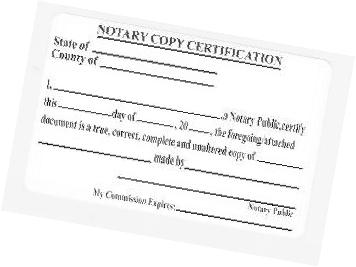
#> input picture gambar-sampel/Image-3--10Image_12.JPG, 356 x 267 px, found by its file name
$ jupyter execute --allow-errors project_digital_image_processing.ipynb
#> lines starting #> are read from the running program, lines starting #| are printed output that depends on the picture
<a href="https://colab.research.google.com/github/arezyhs/Python-Digital-Image-Processing-Projects/blob/main/project_digital_image_processing.ipynb" target="_parent"></a>

[cell 1]
from google.colab import files
from skimage.io import imread
import matplotlib.pyplot as plt
from skimage.color import rgb2gray

# unggah gambar
uploaded = files.upload()
#> the answer given: Image-3--10Image_12.JPG

# ambil nama file gambar yang diunggah
image = next(iter(uploaded))  # ambil nama file pertama yang diunggah

# baca gambar
img = imread(image)
#> img is the input picture: shape (267, 356); min 0, max 255, mean 243.1

# cek apakah gambar memiliki 3 saluran (RGB atau RGBA)
if len(img.shape) == 3 and img.shape[2] == 4:
    # jika gambar memiliki saluran alpha (RGBA), hapus saluran alpha-nya
    img = img[:, :, :3]

# cek apakah gambar sudah berwarna abu-abu (2D)
if len(img.shape) == 2:
    # gambar sudah abu-abu, gunakan gambar langsung
    grayscale_img = img
else:
    # konversi gambar ke abu-abu (grayscale)
    grayscale_img = rgb2gray(img)

# tampilkan gambar abu-abu
plt.imshow(grayscale_img, cmap="gray")
plt.axis('off')  # sembunyikan sumbu
plt.show()

[cell 2]
from skimage.filters import sobel
from skimage.util import invert

# terapkan filter sobel untuk mendeteksi tepi pada gambar
sobel_image = invert(sobel(img))
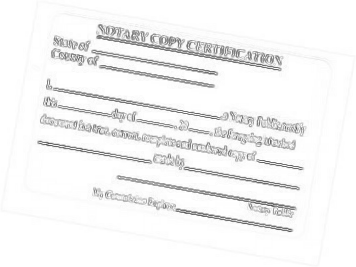
#> sobel_image: shape (267, 356) float64; min 0.313, max 1, mean 0.956

# tampilkan gambar yang sudah melalui filter sobel
plt.imshow(sobel_image)

# cek apakah gambar memiliki 3 saluran (RGB atau RGBA)
if len(sobel_image.shape) == 3:
    # jika gambar memiliki lebih dari satu saluran (RGB), ubah menjadi grayscale
    sobel_image = rgb2gray(sobel_image)  # konversi ke grayscale

[cell 3]
import numpy as np
from skimage.transform import rotate

# cari proyeksi horizontal dari semua baris dalam gambar
# putar gambar antara sudut -10 hingga 10 derajat dan cari sudut yang menghasilkan median terkecil dari proyeksi horizontal
def horizontal_projections(sobel_image):
    sum_of_cols = []  # list untuk menyimpan hasil proyeksi horizontal
    rows, cols = sobel_image.shape  # mendapatkan jumlah baris dan kolom dari gambar (2D)
    for row in range(rows-1):
        sum_of_cols.append(np.sum(sobel_image[row,:]))  # jumlahkan nilai di setiap baris untuk mendapatkan proyeksi horizontal
    return sum_of_cols

### horizontal projections on line plot

[cell 4]
# set up subplots untuk menampilkan gambar dengan 20 baris dan ukuran gambar besar
fig, ax = plt.subplots(nrows=20, figsize=(20,50))

# loop melalui berbagai sudut dan plot proyeksi horizontal
for index, angle in enumerate(range(-10, 10)):
    ax[index].set_title('angle:' + str(angle))  # beri judul untuk setiap subplot berdasarkan sudut
    rotated_image = rotate(sobel_image, angle, cval=1)  # putar gambar dengan sudut tertentu
    hp = horizontal_projections(rotated_image)  # dapatkan proyeksi horizontal untuk gambar yang sudah diputar
    xv = []  # list untuk menyimpan nilai x (indeks baris)
    yv = []  # list untuk menyimpan nilai y (nilai proyeksi horizontal)

    # loop untuk menyimpan nilai proyeksi horizontal
    for i, y in enumerate(hp):
        xv.append(i)  # tambahkan indeks baris ke xv
        yv.append(y)  # tambahkan nilai proyeksi ke yv

    ax[index].plot(yv)  # plotkan proyeksi horizontal pada subplot yang sesuai
#> this loop made 20 passes
#> pass 1, `rotated_image = rotate(sobel_image, angle, cval=1)`:
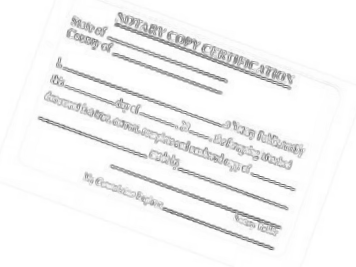
#> rotated_image: shape (267, 356) float64; min 0.361, max 1, mean 0.956
#> pass 2, `rotated_image = rotate(sobel_image, angle, cval=1)`:
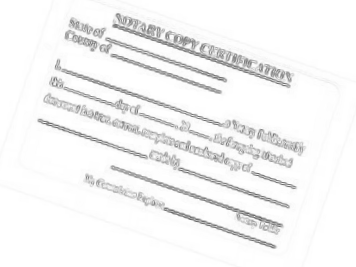
#> rotated_image: shape (267, 356) float64; min 0.399, max 1, mean 0.956
#> pass 3, `rotated_image = rotate(sobel_image, angle, cval=1)`:
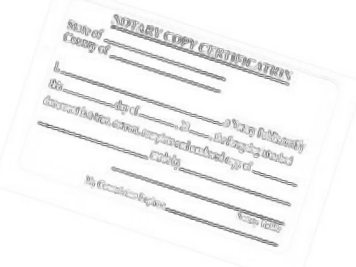
#> rotated_image: shape (267, 356) float64; min 0.385, max 1, mean 0.956
#> after the loop:
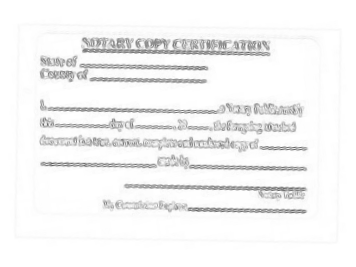
#> rotated_image: shape (267, 356) float64; min 0.363, max 1, mean 0.956

# rapikan layout agar tidak ada elemen yang terpotong
plt.tight_layout()
plt.show()
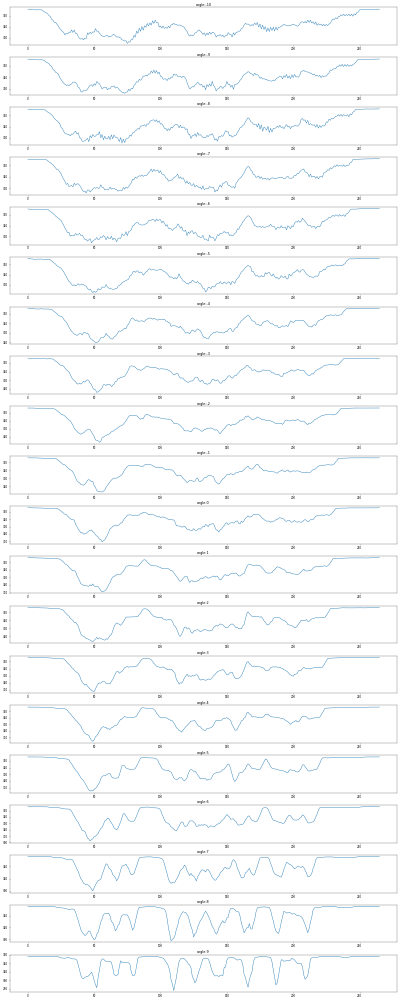
#> figure drawn by matplotlib, 20 panels; panel 1: curve peaks at x = 264, y = 355.7; panel 2: curve peaks at x = 265, y = 355.8; panel 3: curve peaks at x = 264, y = 355.8; panel 4: curve peaks at x = 263, y = 355.8

### box plot of these horizontal projections

[cell 5]
# set up subplots untuk menampilkan gambar dengan 20 baris dan ukuran gambar lebih kecil
fig, ax = plt.subplots(nrows=20, figsize=(10,50))

# loop melalui berbagai sudut dan plot proyeksi horizontal
for index, angle in enumerate(range(-10, 10)):
    hp = horizontal_projections(rotate(sobel_image, angle, cval=1))  # dapatkan proyeksi horizontal untuk gambar yang sudah diputar
    xv = []  # list untuk menyimpan nilai x (indeks baris)
    yv = []  # list untuk menyimpan nilai y (nilai proyeksi horizontal)

    # loop untuk menyimpan nilai proyeksi horizontal
    for i, y in enumerate(hp):
        xv.append(i)  # tambahkan indeks baris ke xv
        yv.append(y)  # tambahkan nilai proyeksi ke yv

    # set judul untuk subplot dengan informasi sudut dan median proyeksi horizontal
    ax[index].set_title('angle:' + str(angle) + ', median:' + str(np.median(hp)))

    # plot boxplot dari proyeksi horizontal untuk setiap sudut
    ax[index].boxplot(yv)

# rapikan layout agar tidak ada elemen yang terpotong
plt.tight_layout()
plt.show()
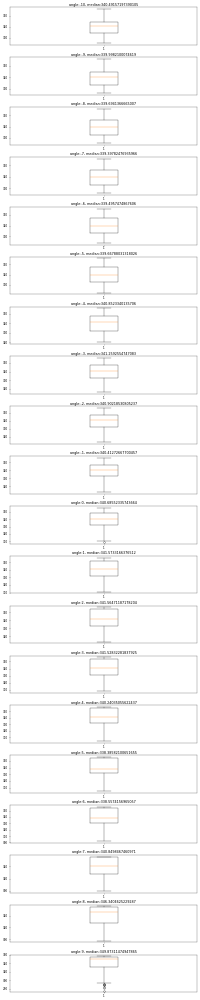
#> figure drawn by matplotlib, 20 panels

### Extract the angle which gave the highest median.

[cell 6]
# dapatkan jumlah baris dan kolom dari gambar sobel
rows, cols = sobel_image.shape
#> rows = 267; cols = 356

# variabel untuk menyimpan sudut yang diprediksi dan nilai proyeksi horizontal tertinggi
predicted_angle = 0
highest_hp = 0

# loop melalui berbagai sudut dan cari sudut dengan proyeksi horizontal median tertinggi
for index, angle in enumerate(range(-10, 10)):
    hp = horizontal_projections(rotate(sobel_image, angle, cval=1))  # dapatkan proyeksi horizontal untuk gambar yang sudah diputar
    median_hp = np.median(hp)  # hitung median dari proyeksi horizontal

    # jika median proyeksi horizontal lebih tinggi dari sebelumnya, perbarui sudut yang diprediksi
    if highest_hp < median_hp:
        predicted_angle = angle
        highest_hp = median_hp
#> this loop made 20 passes
#> (median_hp, highest_hp) on passes 1, 7, 8, 12, 19, 20: (340.5, 340.5), (340.9, 340.9), (341.3, 341.3), (341.6, 341.6), (346.3, 346.3), (349.9, 349.9)
#> median_hp on passes 2, 3, 4, 5, 6, 9: 340, 339.7, 339.4, 339.5, 339.7, 340.9
#> after the loop, highest_hp = 349.9; predicted_angle = 9

# set up subplots untuk menampilkan gambar asli dan gambar yang diputar dengan sudut yang diprediksi
fig, ax = plt.subplots(ncols=2, figsize=(20,10))

# tampilkan gambar asli (grayscale)
ax[0].set_title('original image grayscale')
ax[0].imshow(img, cmap="gray")
ax[0].grid(color='r', linestyle='-', markevery=1)

# tampilkan gambar asli yang diputar dengan sudut yang diprediksi
ax[1].set_title('original image rotated by angle ' + str(predicted_angle))
ax[1].imshow(rotate(img, predicted_angle, cval=1), cmap="gray")
ax[1].grid(color='r', linestyle='-', markevery=1)
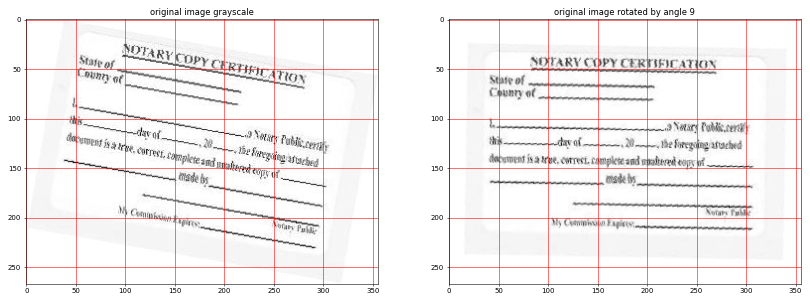
#> figure drawn by matplotlib, 2 panels

### Tahap OCR

[cell 7]
import numpy as np
import pytesseract
from skimage.transform import rotate
import matplotlib.pyplot as plt

# Pastikan gambar sudah diputar
final_image = rotate(img, predicted_angle, cval=1)
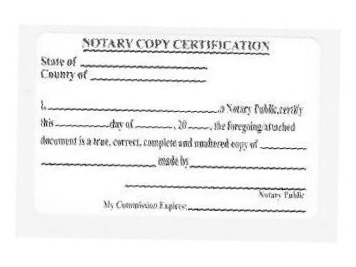
#> final_image: shape (267, 356) float64; min 0.058, max 1, mean 0.953

# Jika gambar berada dalam rentang 0-1 (misalnya setelah rgb2gray), skalakan ke 0-255
final_image_uint8 = (final_image * 255).astype(np.uint8)

# Tampilkan gambar akhir yang sudah diproses
plt.imshow(final_image_uint8, cmap="gray")
plt.axis('off')  # Sembunyikan sumbu
plt.show()

# Proses gambar ini untuk OCR (menggunakan pytesseract)
# Menggunakan gambar yang diputar (final_image_uint8) untuk OCR
#> (the rest of this cell did not finish here and is left out)

$ run again, on gambar-sampel/Image-3--12Image_38.jpg
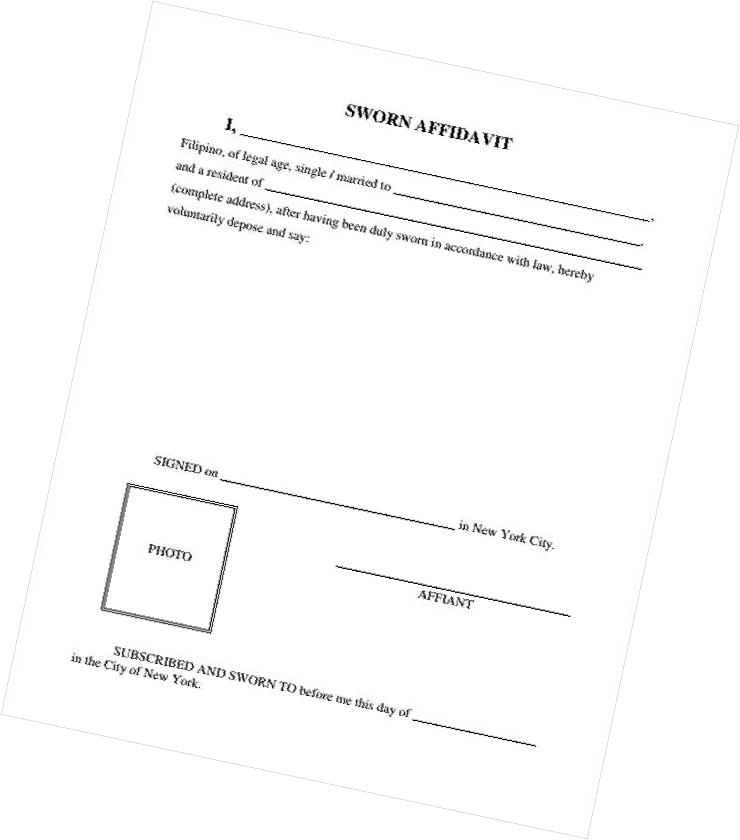
#> input picture gambar-sampel/Image-3--12Image_38.jpg, 740 x 840 px, found by its file name
#> img is the input picture: shape (840, 740); min 0, max 255, mean 251.2
#> after the loop `for index, angle in enumerate(range(-10, 10)):`:
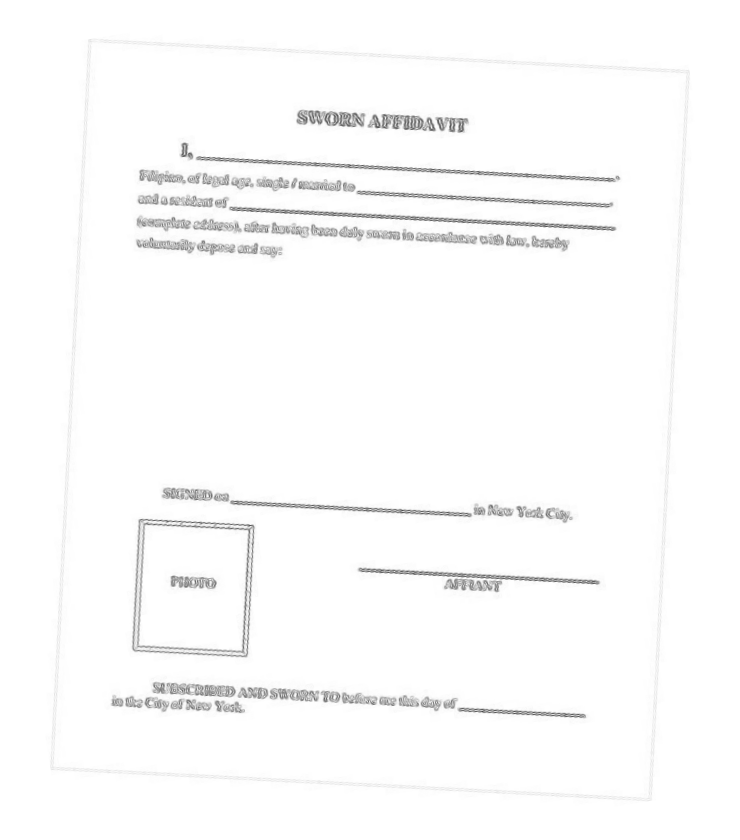
#> rotated_image: shape (840, 740) float64; min 0.279, max 1, mean 0.985
#> the loop `for index, angle in enumerate(range(-10, 10)):` made 20 passes
#> (median_hp, highest_hp) on passes 1, 7, 8, 11, 12, 13, 14, 15: (730.9, 730.9), (730.9, 730.9), (731.6, 731.6), (732.5, 732.5), (733.1, 733.1), (735.7, 735.7), (737, 737), (737.9, 737.9)
#> after the loop `for index, angle in enumerate(range(-10, 10)):`: highest_hp = 738.6; predicted_angle = 9
#> `[cell 6] # dapatkan jumlah baris dan kolom dari gambar sobel rows, col..`:
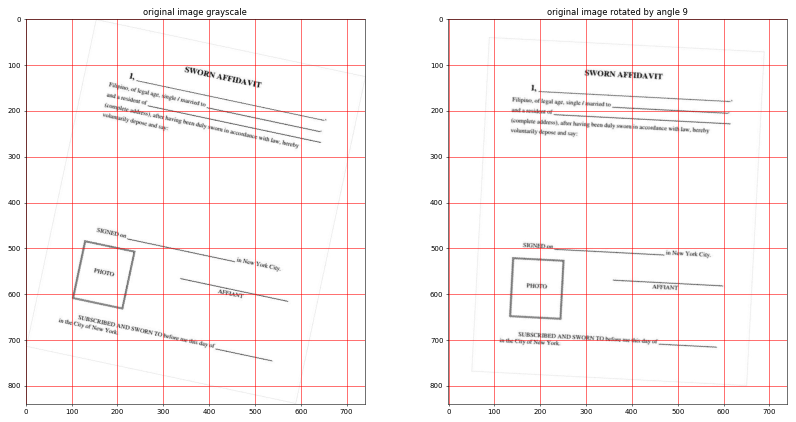
#> figure drawn by matplotlib, 2 panels
